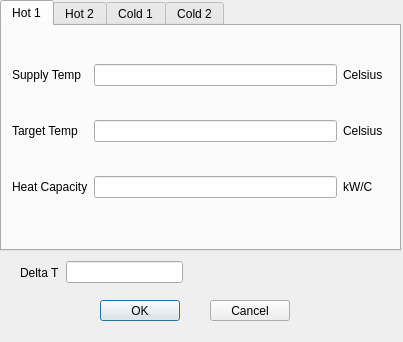
<?xml version="1.0" encoding="UTF-8"?>
<ui version="4.0">
 <class>Dialog</class>
 <widget class="QDialog" name="Dialog">
  <property name="geometry">
   <rect>
    <x>0</x>
    <y>0</y>
    <width>403</width>
    <height>342</height>
   </rect>
  </property>
  <property name="windowTitle">
   <string>Dialog</string>
  </property>
  <widget class="QTabWidget" name="tabWidget">
   <property name="geometry">
    <rect>
     <x>0</x>
     <y>0</y>
     <width>401</width>
     <height>251</height>
    </rect>
   </property>
   <property name="currentIndex">
    <number>0</number>
   </property>
   <widget class="QWidget" name="hot_1">
    <attribute name="title">
     <string>Hot 1</string>
    </attribute>
    <widget class="QWidget" name="">
     <property name="geometry">
      <rect>
       <x>10</x>
       <y>10</y>
       <width>371</width>
       <height>191</height>
      </rect>
     </property>
     <layout class="QGridLayout" name="gridLayout">
      <item row="0" column="0">
       <widget class="QLabel" name="label">
        <property name="text">
         <string>Supply Temp</string>
        </property>
       </widget>
      </item>
      <item row="0" column="1">
       <widget class="QLineEdit" name="STemp"/>
      </item>
      <item row="0" column="2">
       <widget class="QLabel" name="label_2">
        <property name="text">
         <string>Celsius</string>
        </property>
       </widget>
      </item>
      <item row="1" column="0">
       <widget class="QLabel" name="label_3">
        <property name="text">
         <string>Target Temp</string>
        </property>
       </widget>
      </item>
      <item row="1" column="1">
       <widget class="QLineEdit" name="TTemp"/>
      </item>
      <item row="1" column="2">
       <widget class="QLabel" name="label_4">
        <property name="text">
         <string>Celsius</string>
        </property>
       </widget>
      </item>
      <item row="2" column="0">
       <widget class="QLabel" name="label_5">
        <property name="text">
         <string>Heat Capacity</string>
        </property>
       </widget>
      </item>
      <item row="2" column="1">
       <widget class="QLineEdit" name="HCap"/>
      </item>
      <item row="2" column="2">
       <widget class="QLabel" name="label_6">
        <property name="text">
         <string>kW/C</string>
        </property>
       </widget>
      </item>
     </layout>
    </widget>
   </widget>
   <widget class="QWidget" name="hot_2">
    <attribute name="title">
     <string>Hot 2</string>
    </attribute>
    <widget class="QWidget" name="layoutWidget">
     <property name="geometry">
      <rect>
       <x>10</x>
       <y>10</y>
       <width>371</width>
       <height>191</height>
      </rect>
     </property>
     <layout class="QGridLayout" name="gridLayout_2">
      <item row="0" column="0">
       <widget class="QLabel" name="label_7">
        <property name="text">
         <string>Supply Temp</string>
        </property>
       </widget>
      </item>
      <item row="0" column="1">
       <widget class="QLineEdit" name="STemp_2"/>
      </item>
      <item row="0" column="2">
       <widget class="QLabel" name="label_8">
        <property name="text">
         <string>Celsius</string>
        </property>
       </widget>
      </item>
      <item row="1" column="0">
       <widget class="QLabel" name="label_9">
        <property name="text">
         <string>Target Temp</string>
        </property>
       </widget>
      </item>
      <item row="1" column="1">
       <widget class="QLineEdit" name="TTemp_2"/>
      </item>
      <item row="1" column="2">
       <widget class="QLabel" name="label_10">
        <property name="text">
         <string>Celsius</string>
        </property>
       </widget>
      </item>
      <item row="2" column="0">
       <widget class="QLabel" name="label_11">
        <property name="text">
         <string>Heat Capacity</string>
        </property>
       </widget>
      </item>
      <item row="2" column="1">
       <widget class="QLineEdit" name="HCap_2"/>
      </item>
      <item row="2" column="2">
       <widget class="QLabel" name="label_12">
        <property name="text">
         <string>kW/C</string>
        </property>
       </widget>
      </item>
     </layout>
    </widget>
   </widget>
   <widget class="QWidget" name="cold_1">
    <attribute name="title">
     <string>Cold 1</string>
    </attribute>
    <widget class="QWidget" name="layoutWidget_2">
     <property name="geometry">
      <rect>
       <x>10</x>
       <y>10</y>
       <width>371</width>
       <height>191</height>
      </rect>
     </property>
     <layout class="QGridLayout" name="gridLayout_3">
      <item row="0" column="0">
       <widget class="QLabel" name="label_13">
        <property name="text">
         <string>Supply Temp</string>
        </property>
       </widget>
      </item>
      <item row="0" column="1">
       <widget class="QLineEdit" name="STemp_3"/>
      </item>
      <item row="0" column="2">
       <widget class="QLabel" name="label_14">
        <property name="text">
         <string>Celsius</string>
        </property>
       </widget>
      </item>
      <item row="1" column="0">
       <widget class="QLabel" name="label_15">
        <property name="text">
         <string>Target Temp</string>
        </property>
       </widget>
      </item>
      <item row="1" column="1">
       <widget class="QLineEdit" name="TTemp_3"/>
      </item>
      <item row="1" column="2">
       <widget class="QLabel" name="label_16">
        <property name="text">
         <string>Celsius</string>
        </property>
       </widget>
      </item>
      <item row="2" column="0">
       <widget class="QLabel" name="label_17">
        <property name="text">
         <string>Heat Capacity</string>
        </property>
       </widget>
      </item>
      <item row="2" column="1">
       <widget class="QLineEdit" name="HCap_3"/>
      </item>
      <item row="2" column="2">
       <widget class="QLabel" name="label_18">
        <property name="text">
         <string>kW/C</string>
        </property>
       </widget>
      </item>
     </layout>
    </widget>
   </widget>
   <widget class="QWidget" name="cold_2">
    <attribute name="title">
     <string>Cold 2</string>
    </attribute>
    <widget class="QWidget" name="layoutWidget_3">
     <property name="geometry">
      <rect>
       <x>10</x>
       <y>10</y>
       <width>371</width>
       <height>191</height>
      </rect>
     </property>
     <layout class="QGridLayout" name="gridLayout_4">
      <item row="0" column="0">
       <widget class="QLabel" name="label_19">
        <property name="text">
         <string>Supply Temp</string>
        </property>
       </widget>
      </item>
      <item row="0" column="1">
       <widget class="QLineEdit" name="STemp_4"/>
      </item>
      <item row="0" column="2">
       <widget class="QLabel" name="label_20">
        <property name="text">
         <string>Celsius</string>
        </property>
       </widget>
      </item>
      <item row="1" column="0">
       <widget class="QLabel" name="label_21">
        <property name="text">
         <string>Target Temp</string>
        </property>
       </widget>
      </item>
      <item row="1" column="1">
       <widget class="QLineEdit" name="TTemp_4"/>
      </item>
      <item row="1" column="2">
       <widget class="QLabel" name="label_22">
        <property name="text">
         <string>Celsius</string>
        </property>
       </widget>
      </item>
      <item row="2" column="0">
       <widget class="QLabel" name="label_23">
        <property name="text">
         <string>Heat Capacity</string>
        </property>
       </widget>
      </item>
      <item row="2" column="1">
       <widget class="QLineEdit" name="HCap_4"/>
      </item>
      <item row="2" column="2">
       <widget class="QLabel" name="label_24">
        <property name="text">
         <string>kW/C</string>
        </property>
       </widget>
      </item>
     </layout>
    </widget>
   </widget>
  </widget>
  <widget class="QPushButton" name="btn_ok">
   <property name="geometry">
    <rect>
     <x>100</x>
     <y>300</y>
     <width>80</width>
     <height>21</height>
    </rect>
   </property>
   <property name="text">
    <string>OK</string>
   </property>
  </widget>
  <widget class="QPushButton" name="btn_cancel">
   <property name="geometry">
    <rect>
     <x>210</x>
     <y>300</y>
     <width>80</width>
     <height>21</height>
    </rect>
   </property>
   <property name="text">
    <string>Cancel</string>
   </property>
  </widget>
  <widget class="QWidget" name="">
   <property name="geometry">
    <rect>
     <x>20</x>
     <y>260</y>
     <width>163</width>
     <height>25</height>
    </rect>
   </property>
   <layout class="QHBoxLayout" name="horizontalLayout">
    <item>
     <widget class="QLabel" name="label_25">
      <property name="text">
       <string>Delta T</string>
      </property>
     </widget>
    </item>
    <item>
     <widget class="QLineEdit" name="deltaT"/>
    </item>
   </layout>
  </widget>
 </widget>
 <resources/>
 <connections/>
</ui>
